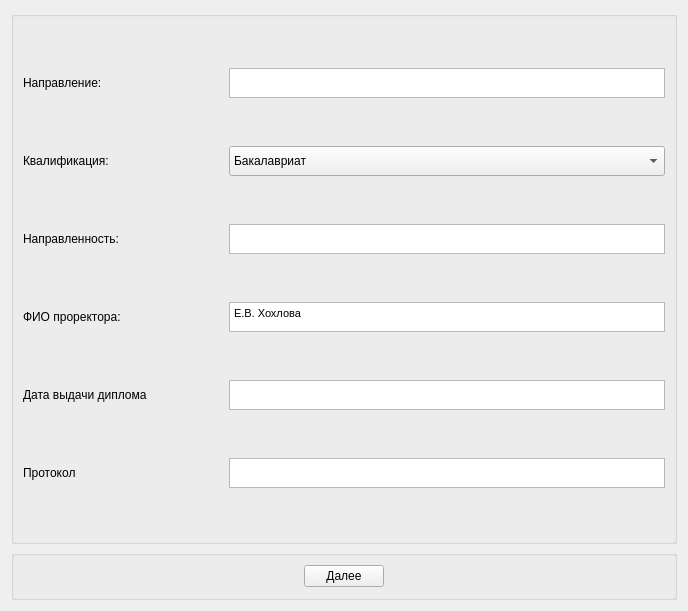
<?xml version="1.0" encoding="UTF-8"?>
<ui version="4.0">
 <class>Global_info</class>
 <widget class="QWidget" name="Global_info">
  <property name="geometry">
   <rect>
    <x>0</x>
    <y>0</y>
    <width>688</width>
    <height>611</height>
   </rect>
  </property>
  <property name="windowTitle">
   <string>Form</string>
  </property>
  <layout class="QVBoxLayout" name="verticalLayout_3">
   <item>
    <widget class="QGroupBox" name="groupBox_2">
     <property name="sizePolicy">
      <sizepolicy hsizetype="Preferred" vsizetype="Ignored">
       <horstretch>0</horstretch>
       <verstretch>0</verstretch>
      </sizepolicy>
     </property>
     <property name="title">
      <string/>
     </property>
     <layout class="QVBoxLayout" name="verticalLayout">
      <item>
       <layout class="QHBoxLayout" name="horizontalLayout_4">
        <item>
         <widget class="QLabel" name="label_7">
          <property name="sizePolicy">
           <sizepolicy hsizetype="Fixed" vsizetype="Fixed">
            <horstretch>0</horstretch>
            <verstretch>0</verstretch>
           </sizepolicy>
          </property>
          <property name="minimumSize">
           <size>
            <width>200</width>
            <height>25</height>
           </size>
          </property>
          <property name="maximumSize">
           <size>
            <width>100000</width>
            <height>25</height>
           </size>
          </property>
          <property name="text">
           <string>Направление:</string>
          </property>
         </widget>
        </item>
        <item>
         <widget class="QTextEdit" name="directionInfo">
          <property name="sizePolicy">
           <sizepolicy hsizetype="MinimumExpanding" vsizetype="Preferred">
            <horstretch>0</horstretch>
            <verstretch>0</verstretch>
           </sizepolicy>
          </property>
          <property name="minimumSize">
           <size>
            <width>100</width>
            <height>30</height>
           </size>
          </property>
          <property name="maximumSize">
           <size>
            <width>16777215</width>
            <height>30</height>
           </size>
          </property>
          <property name="html">
           <string>&lt;!DOCTYPE HTML PUBLIC &quot;-//W3C//DTD HTML 4.0//EN&quot; &quot;http://www.w3.org/TR/REC-html40/strict.dtd&quot;&gt;
&lt;html&gt;&lt;head&gt;&lt;meta name=&quot;qrichtext&quot; content=&quot;1&quot; /&gt;&lt;style type=&quot;text/css&quot;&gt;
p, li { white-space: pre-wrap; }
&lt;/style&gt;&lt;/head&gt;&lt;body style=&quot; font-family:'MS Shell Dlg 2'; font-size:8.25pt; font-weight:400; font-style:normal;&quot;&gt;
&lt;p style=&quot;-qt-paragraph-type:empty; margin-top:0px; margin-bottom:0px; margin-left:0px; margin-right:0px; -qt-block-indent:0; text-indent:0px;&quot;&gt;&lt;br /&gt;&lt;/p&gt;&lt;/body&gt;&lt;/html&gt;</string>
          </property>
         </widget>
        </item>
       </layout>
      </item>
      <item>
       <layout class="QHBoxLayout" name="horizontalLayout_3">
        <item>
         <widget class="QLabel" name="label_5">
          <property name="sizePolicy">
           <sizepolicy hsizetype="Fixed" vsizetype="Fixed">
            <horstretch>0</horstretch>
            <verstretch>0</verstretch>
           </sizepolicy>
          </property>
          <property name="minimumSize">
           <size>
            <width>200</width>
            <height>25</height>
           </size>
          </property>
          <property name="maximumSize">
           <size>
            <width>100000</width>
            <height>25</height>
           </size>
          </property>
          <property name="text">
           <string>Квалификация:</string>
          </property>
         </widget>
        </item>
        <item>
         <widget class="QComboBox" name="qualificationInfo">
          <property name="sizePolicy">
           <sizepolicy hsizetype="MinimumExpanding" vsizetype="Fixed">
            <horstretch>0</horstretch>
            <verstretch>0</verstretch>
           </sizepolicy>
          </property>
          <property name="minimumSize">
           <size>
            <width>0</width>
            <height>30</height>
           </size>
          </property>
          <property name="maximumSize">
           <size>
            <width>16777215</width>
            <height>30</height>
           </size>
          </property>
          <item>
           <property name="text">
            <string>Бакалавриат</string>
           </property>
          </item>
          <item>
           <property name="text">
            <string>Специалитет</string>
           </property>
          </item>
          <item>
           <property name="text">
            <string>Магистратура</string>
           </property>
          </item>
          <item>
           <property name="text">
            <string>Аспирантура</string>
           </property>
          </item>
         </widget>
        </item>
       </layout>
      </item>
      <item>
       <layout class="QHBoxLayout" name="horizontalLayout_2">
        <item>
         <widget class="QLabel" name="label_3">
          <property name="sizePolicy">
           <sizepolicy hsizetype="Fixed" vsizetype="Fixed">
            <horstretch>0</horstretch>
            <verstretch>0</verstretch>
           </sizepolicy>
          </property>
          <property name="minimumSize">
           <size>
            <width>200</width>
            <height>25</height>
           </size>
          </property>
          <property name="maximumSize">
           <size>
            <width>100000</width>
            <height>25</height>
           </size>
          </property>
          <property name="text">
           <string>Направленность:</string>
          </property>
         </widget>
        </item>
        <item>
         <widget class="QTextEdit" name="orientationInfo">
          <property name="sizePolicy">
           <sizepolicy hsizetype="MinimumExpanding" vsizetype="Preferred">
            <horstretch>0</horstretch>
            <verstretch>0</verstretch>
           </sizepolicy>
          </property>
          <property name="minimumSize">
           <size>
            <width>100</width>
            <height>30</height>
           </size>
          </property>
          <property name="maximumSize">
           <size>
            <width>16777215</width>
            <height>30</height>
           </size>
          </property>
          <property name="html">
           <string>&lt;!DOCTYPE HTML PUBLIC &quot;-//W3C//DTD HTML 4.0//EN&quot; &quot;http://www.w3.org/TR/REC-html40/strict.dtd&quot;&gt;
&lt;html&gt;&lt;head&gt;&lt;meta name=&quot;qrichtext&quot; content=&quot;1&quot; /&gt;&lt;style type=&quot;text/css&quot;&gt;
p, li { white-space: pre-wrap; }
&lt;/style&gt;&lt;/head&gt;&lt;body style=&quot; font-family:'MS Shell Dlg 2'; font-size:8.25pt; font-weight:400; font-style:normal;&quot;&gt;
&lt;p style=&quot;-qt-paragraph-type:empty; margin-top:0px; margin-bottom:0px; margin-left:0px; margin-right:0px; -qt-block-indent:0; text-indent:0px;&quot;&gt;&lt;br /&gt;&lt;/p&gt;&lt;/body&gt;&lt;/html&gt;</string>
          </property>
         </widget>
        </item>
       </layout>
      </item>
      <item>
       <layout class="QHBoxLayout" name="horizontalLayout_6">
        <item>
         <widget class="QLabel" name="label_11">
          <property name="sizePolicy">
           <sizepolicy hsizetype="Fixed" vsizetype="Fixed">
            <horstretch>0</horstretch>
            <verstretch>0</verstretch>
           </sizepolicy>
          </property>
          <property name="minimumSize">
           <size>
            <width>200</width>
            <height>25</height>
           </size>
          </property>
          <property name="maximumSize">
           <size>
            <width>100000</width>
            <height>25</height>
           </size>
          </property>
          <property name="text">
           <string>ФИО проректора:</string>
          </property>
         </widget>
        </item>
        <item>
         <widget class="QTextEdit" name="viceRectorInfo">
          <property name="sizePolicy">
           <sizepolicy hsizetype="MinimumExpanding" vsizetype="Preferred">
            <horstretch>0</horstretch>
            <verstretch>0</verstretch>
           </sizepolicy>
          </property>
          <property name="minimumSize">
           <size>
            <width>100</width>
            <height>30</height>
           </size>
          </property>
          <property name="maximumSize">
           <size>
            <width>16777215</width>
            <height>30</height>
           </size>
          </property>
          <property name="html">
           <string>&lt;!DOCTYPE HTML PUBLIC &quot;-//W3C//DTD HTML 4.0//EN&quot; &quot;http://www.w3.org/TR/REC-html40/strict.dtd&quot;&gt;
&lt;html&gt;&lt;head&gt;&lt;meta name=&quot;qrichtext&quot; content=&quot;1&quot; /&gt;&lt;style type=&quot;text/css&quot;&gt;
p, li { white-space: pre-wrap; }
&lt;/style&gt;&lt;/head&gt;&lt;body style=&quot; font-family:'MS Shell Dlg 2'; font-size:8.25pt; font-weight:400; font-style:normal;&quot;&gt;
&lt;p style=&quot; margin-top:0px; margin-bottom:0px; margin-left:0px; margin-right:0px; -qt-block-indent:0; text-indent:0px;&quot;&gt;Е.В. Хохлова&lt;/p&gt;&lt;/body&gt;&lt;/html&gt;</string>
          </property>
         </widget>
        </item>
       </layout>
      </item>
      <item>
       <layout class="QHBoxLayout" name="horizontalLayout">
        <item>
         <widget class="QLabel" name="label_6">
          <property name="sizePolicy">
           <sizepolicy hsizetype="Fixed" vsizetype="Fixed">
            <horstretch>0</horstretch>
            <verstretch>0</verstretch>
           </sizepolicy>
          </property>
          <property name="minimumSize">
           <size>
            <width>200</width>
            <height>25</height>
           </size>
          </property>
          <property name="maximumSize">
           <size>
            <width>200</width>
            <height>25</height>
           </size>
          </property>
          <property name="text">
           <string>Дата выдачи диплома</string>
          </property>
         </widget>
        </item>
        <item>
         <widget class="QTextEdit" name="diplomaDate">
          <property name="sizePolicy">
           <sizepolicy hsizetype="MinimumExpanding" vsizetype="Preferred">
            <horstretch>0</horstretch>
            <verstretch>0</verstretch>
           </sizepolicy>
          </property>
          <property name="minimumSize">
           <size>
            <width>100</width>
            <height>30</height>
           </size>
          </property>
          <property name="maximumSize">
           <size>
            <width>16777215</width>
            <height>30</height>
           </size>
          </property>
          <property name="html">
           <string>&lt;!DOCTYPE HTML PUBLIC &quot;-//W3C//DTD HTML 4.0//EN&quot; &quot;http://www.w3.org/TR/REC-html40/strict.dtd&quot;&gt;
&lt;html&gt;&lt;head&gt;&lt;meta name=&quot;qrichtext&quot; content=&quot;1&quot; /&gt;&lt;style type=&quot;text/css&quot;&gt;
p, li { white-space: pre-wrap; }
&lt;/style&gt;&lt;/head&gt;&lt;body style=&quot; font-family:'MS Shell Dlg 2'; font-size:8.25pt; font-weight:400; font-style:normal;&quot;&gt;
&lt;p style=&quot;-qt-paragraph-type:empty; margin-top:0px; margin-bottom:0px; margin-left:0px; margin-right:0px; -qt-block-indent:0; text-indent:0px;&quot;&gt;&lt;br /&gt;&lt;/p&gt;&lt;/body&gt;&lt;/html&gt;</string>
          </property>
         </widget>
        </item>
       </layout>
      </item>
      <item>
       <layout class="QHBoxLayout" name="horizontalLayout_5">
        <item>
         <widget class="QLabel" name="label_8">
          <property name="sizePolicy">
           <sizepolicy hsizetype="Fixed" vsizetype="Fixed">
            <horstretch>0</horstretch>
            <verstretch>0</verstretch>
           </sizepolicy>
          </property>
          <property name="minimumSize">
           <size>
            <width>200</width>
            <height>25</height>
           </size>
          </property>
          <property name="maximumSize">
           <size>
            <width>200</width>
            <height>25</height>
           </size>
          </property>
          <property name="text">
           <string>Протокол</string>
          </property>
         </widget>
        </item>
        <item>
         <widget class="QTextEdit" name="protocol">
          <property name="sizePolicy">
           <sizepolicy hsizetype="MinimumExpanding" vsizetype="Preferred">
            <horstretch>0</horstretch>
            <verstretch>0</verstretch>
           </sizepolicy>
          </property>
          <property name="minimumSize">
           <size>
            <width>100</width>
            <height>30</height>
           </size>
          </property>
          <property name="maximumSize">
           <size>
            <width>16777215</width>
            <height>30</height>
           </size>
          </property>
          <property name="html">
           <string>&lt;!DOCTYPE HTML PUBLIC &quot;-//W3C//DTD HTML 4.0//EN&quot; &quot;http://www.w3.org/TR/REC-html40/strict.dtd&quot;&gt;
&lt;html&gt;&lt;head&gt;&lt;meta name=&quot;qrichtext&quot; content=&quot;1&quot; /&gt;&lt;style type=&quot;text/css&quot;&gt;
p, li { white-space: pre-wrap; }
&lt;/style&gt;&lt;/head&gt;&lt;body style=&quot; font-family:'MS Shell Dlg 2'; font-size:8.25pt; font-weight:400; font-style:normal;&quot;&gt;
&lt;p style=&quot;-qt-paragraph-type:empty; margin-top:0px; margin-bottom:0px; margin-left:0px; margin-right:0px; -qt-block-indent:0; text-indent:0px;&quot;&gt;&lt;br /&gt;&lt;/p&gt;&lt;/body&gt;&lt;/html&gt;</string>
          </property>
         </widget>
        </item>
       </layout>
      </item>
     </layout>
    </widget>
   </item>
   <item>
    <widget class="QGroupBox" name="groupBox">
     <property name="sizePolicy">
      <sizepolicy hsizetype="Minimum" vsizetype="Minimum">
       <horstretch>0</horstretch>
       <verstretch>0</verstretch>
      </sizepolicy>
     </property>
     <property name="maximumSize">
      <size>
       <width>16777215</width>
       <height>50</height>
      </size>
     </property>
     <property name="title">
      <string/>
     </property>
     <layout class="QHBoxLayout" name="horizontalLayout_8">
      <item>
       <layout class="QHBoxLayout" name="horizontalLayout_7">
        <item>
         <spacer name="horizontalSpacer">
          <property name="orientation">
           <enum>Qt::Horizontal</enum>
          </property>
          <property name="sizeHint" stdset="0">
           <size>
            <width>40</width>
            <height>20</height>
           </size>
          </property>
         </spacer>
        </item>
        <item>
         <widget class="QPushButton" name="nextButton">
          <property name="text">
           <string>Далее</string>
          </property>
         </widget>
        </item>
        <item>
         <spacer name="horizontalSpacer_2">
          <property name="orientation">
           <enum>Qt::Horizontal</enum>
          </property>
          <property name="sizeHint" stdset="0">
           <size>
            <width>40</width>
            <height>20</height>
           </size>
          </property>
         </spacer>
        </item>
       </layout>
      </item>
     </layout>
    </widget>
   </item>
  </layout>
 </widget>
 <resources/>
 <connections/>
</ui>
